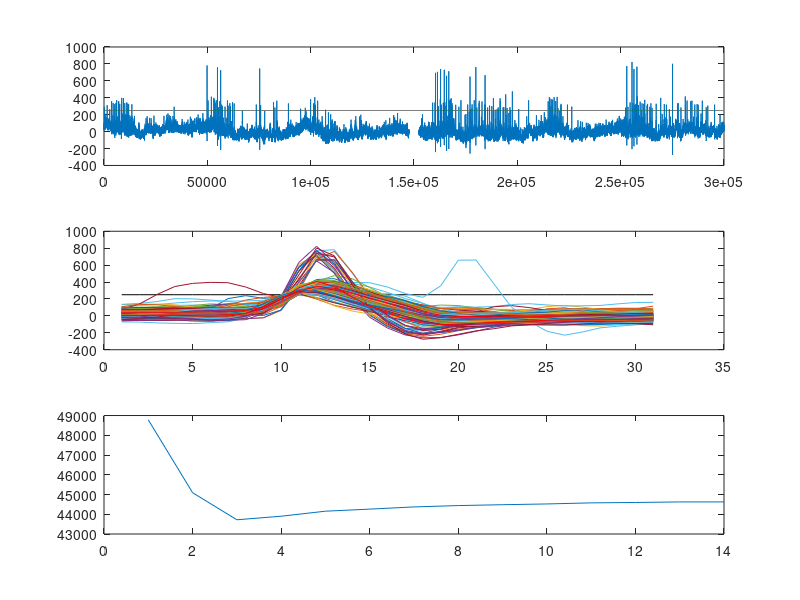

Here is the MATLAB script that generated this plot:
load ps5_data.mat

SAMPLE_LENGTH = 31;
PREV_SAMPLES = 10;

AFTER_SAMPLES = SAMPLE_LENGTH - PREV_SAMPLES - 1;

x = RealWaveform;
f_0 = 30000; % sampling rate of waveform (Hz)
f_stop = 250; % stop frequency (Hz)
f_Nyquist = f_0/2; % the Nyquist limit
n = length(x);
f_all = linspace(-f_Nyquist,f_Nyquist,n);
desired_response = ones(n,1);
desired_response(abs(f_all)<=f_stop) = 0;
x_filtered = real(fftshift(ifft(fft(x.*fftshift(desired_response)))));

subplot(3,1,1);
plot(x_filtered);
hold on
V_th  = ones(size(x_filtered,1),1).*250;
plot(V_th,'k');

x_filtered_shifted = [0; x_filtered(1:size(x_filtered, 1) -1)];
above_th_locs = find((x_filtered > V_th) & (x_filtered_shifted < V_th));
snippets = zeros(SAMPLE_LENGTH, size(above_th_locs, 1));
for i=1:size(above_th_locs,1)
    snippets(:,i) = x_filtered(above_th_locs(i)-PREV_SAMPLES:above_th_locs(i)+AFTER_SAMPLES);
end
save snippets.mat snippets
subplot(3,1,2);
plot(V_th(1:SAMPLE_LENGTH),'k');
hold on
for i=1:size(above_th_locs,1)
    plot(snippets(:,i));
    hold on
end

mean_vectors = InitTwoClusters_1;

NUM_OF_CLUSTERS = size(mean_vectors, 2);
DIMENSIONALITY = size(mean_vectors, 1);
NUM_OF_POINTS = size(snippets, 2);

r = zeros(NUM_OF_CLUSTERS, NUM_OF_POINTS);

J = [];

iter_count = 0;
while(1)
    iter_count = iter_count + 1;
    % E Step
    dist = pdist2(mean_vectors', snippets');
    for j=1:NUM_OF_CLUSTERS
        r(j, :) = dist(j, :) == min(dist);
    end


    % M Step
    for i=1:NUM_OF_CLUSTERS
        numer = zeros(DIMENSIONALITY, 1);
        denom = 0;
        for j=1:NUM_OF_POINTS
            numer = numer + snippets(:, j).*r(i,j);
            denom = denom + r(i, j);
        end
        mean_vectors(:, i) = numer ./ denom;
    end

    % Computing J
    J_iter = 0;
    for i=1:NUM_OF_POINTS
        for j=1:NUM_OF_CLUSTERS
            J_iter = J_iter + norm(snippets(:,i) - mean_vectors(:,j)) .* r(j, i);
        end
    end
    J = [J;J_iter];
    if iter_count ~= 1 && (J_iter == J(iter_count - 1))
        break;
    end
   
end

for i=1:NUM_OF_CLUSTERS
    plot(mean_vectors(:, i), 'r');
    hold on
end

subplot(3,1,3);
plot(J);